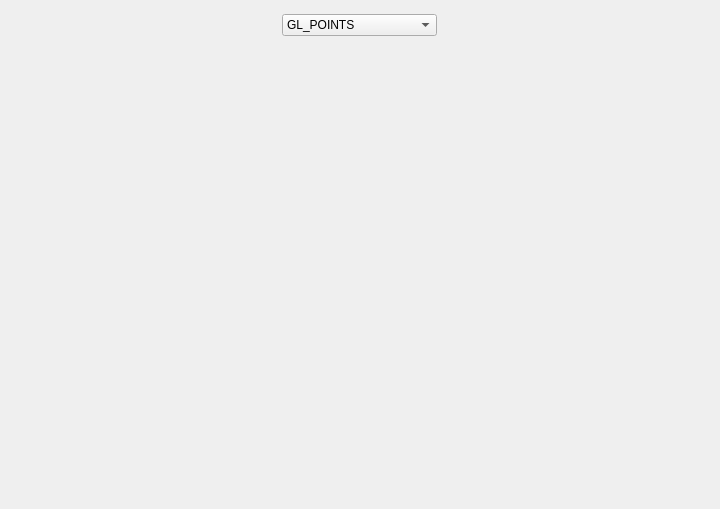
<?xml version="1.0" encoding="UTF-8"?>
<ui version="4.0">
 <class>MainWindow</class>
 <widget class="QMainWindow" name="MainWindow">
  <property name="windowModality">
   <enum>Qt::ApplicationModal</enum>
  </property>
  <property name="geometry">
   <rect>
    <x>0</x>
    <y>0</y>
    <width>720</width>
    <height>509</height>
   </rect>
  </property>
  <property name="windowTitle">
   <string>LW1</string>
  </property>
  <widget class="QWidget" name="centralWidget">
   <layout class="QVBoxLayout" name="verticalLayout_2">
    <item>
     <layout class="QVBoxLayout" name="verticalLayout">
      <item>
       <layout class="QHBoxLayout" name="horizontalLayout">
        <item>
         <widget class="QComboBox" name="comboBox">
          <property name="enabled">
           <bool>true</bool>
          </property>
          <property name="sizePolicy">
           <sizepolicy hsizetype="Fixed" vsizetype="Fixed">
            <horstretch>0</horstretch>
            <verstretch>0</verstretch>
           </sizepolicy>
          </property>
          <property name="layoutDirection">
           <enum>Qt::LeftToRight</enum>
          </property>
          <property name="autoFillBackground">
           <bool>false</bool>
          </property>
          <property name="duplicatesEnabled">
           <bool>false</bool>
          </property>
          <property name="frame">
           <bool>true</bool>
          </property>
          <item>
           <property name="text">
            <string>GL_POINTS</string>
           </property>
          </item>
          <item>
           <property name="text">
            <string>GL_LINES</string>
           </property>
          </item>
          <item>
           <property name="text">
            <string>GL_LINE_STRIP</string>
           </property>
          </item>
          <item>
           <property name="text">
            <string>GL_LINE_LOOP</string>
           </property>
          </item>
          <item>
           <property name="text">
            <string>GL_TRIANGLES</string>
           </property>
          </item>
          <item>
           <property name="text">
            <string>GL_TRIANGLE_STRIP</string>
           </property>
          </item>
          <item>
           <property name="text">
            <string>GL_TRIANGLE_FAN</string>
           </property>
          </item>
          <item>
           <property name="text">
            <string>GL_QUADS</string>
           </property>
          </item>
          <item>
           <property name="text">
            <string>GL_QUAD_STRIP</string>
           </property>
          </item>
          <item>
           <property name="text">
            <string>GL_POLYGON</string>
           </property>
          </item>
         </widget>
        </item>
       </layout>
      </item>
      <item>
       <widget class="GLWidget" name="MyGLWidget" native="true">
        <property name="sizePolicy">
         <sizepolicy hsizetype="Expanding" vsizetype="Expanding">
          <horstretch>0</horstretch>
          <verstretch>0</verstretch>
         </sizepolicy>
        </property>
        <property name="minimumSize">
         <size>
          <width>696</width>
          <height>452</height>
         </size>
        </property>
        <property name="maximumSize">
         <size>
          <width>696</width>
          <height>452</height>
         </size>
        </property>
       </widget>
      </item>
     </layout>
    </item>
   </layout>
  </widget>
 </widget>
 <layoutdefault spacing="6" margin="11"/>
 <customwidgets>
  <customwidget>
   <class>GLWidget</class>
   <extends>QWidget</extends>
   <header>glwidget.h</header>
   <container>1</container>
   <slots>
    <slot>changeShapePicture(QString)</slot>
    <slot>changeX(int)</slot>
    <slot>changeY(int)</slot>
    <slot>changeWidth(int)</slot>
    <slot>changeHeight(int)</slot>
    <slot>changeFunc(int)</slot>
    <slot>changeRef(int)</slot>
    <slot>changeSfactor(QString)</slot>
    <slot>changeDfactor(QString)</slot>
    <slot>changeType(QString)</slot>
    <slot>do_blend1(QString)</slot>
    <slot>do_blend2(QString)</slot>
    <slot>do_atest(QString)</slot>
    <slot>do_atest2(int)</slot>
    <slot>cut_x(int)</slot>
    <slot>cut_y(int)</slot>
    <slot>change_height(int)</slot>
    <slot>change_width(int)</slot>
    <slot>step(int)</slot>
    <slot>changePrimitive(QString)</slot>
    <slot>changeAlphaFunc(QString)</slot>
    <slot>changeIterNum(int)</slot>
    <slot>changeFracShape(QString)</slot>
   </slots>
  </customwidget>
 </customwidgets>
 <resources/>
 <connections>
  <connection>
   <sender>comboBox</sender>
   <signal>currentTextChanged(QString)</signal>
   <receiver>MyGLWidget</receiver>
   <slot>changeShapePicture(QString)</slot>
   <hints>
    <hint type="sourcelabel">
     <x>359</x>
     <y>24</y>
    </hint>
    <hint type="destinationlabel">
     <x>359</x>
     <y>270</y>
    </hint>
   </hints>
  </connection>
 </connections>
</ui>
